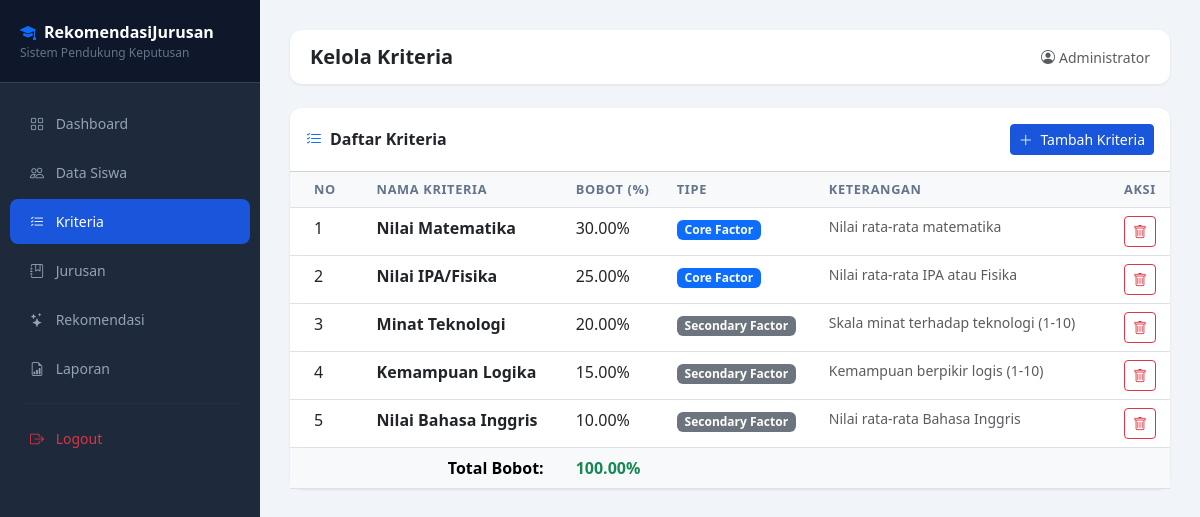
Screenshot of /kriteria.php (signed in) with the database file from the repository.
### tables this page shows
CREATE TABLE IF NOT EXISTS kriteria (
    id INT AUTO_INCREMENT PRIMARY KEY,
    nama_kriteria VARCHAR(100) NOT NULL,
    bobot DECIMAL(5,2) NOT NULL,
    tipe ENUM('core_factor', 'secondary_factor') NOT NULL,
    keterangan TEXT
);

### kriteria.php (the view, shortened to what this page needs)
<?php
require_once 'includes/config.php';
$kriteriaList = mysqli_query($conn, "SELECT * FROM kriteria ORDER BY tipe, id");
$totalBobot   = mysqli_fetch_row(mysqli_query($conn, "SELECT SUM(bobot) FROM kriteria"))[0];
require_once 'includes/header.php';
?>
<div class="card">
    <div class="card-header bg-white py-3 d-flex justify-content-between align-items-center">
        <h6 class="mb-0 fw-semibold"><i class="bi bi-list-check me-2 text-primary"></i>Daftar Kriteria</h6>
        <button class="btn btn-primary btn-sm" data-bs-toggle="modal" data-bs-target="#modalTambah">
            <i class="bi bi-plus-lg me-1"></i> Tambah Kriteria
        </button>
    </div>
    <div class="card-body p-0">
        <div class="table-responsive">
            <table class="table table-hover mb-0">
                <thead class="table-light">
                    <tr>
                        <th class="px-4">No</th>
                        <th>Nama Kriteria</th>
                        <th>Bobot (%)</th>
                        <th>Tipe</th>
                        <th>Keterangan</th>
                        <th>Aksi</th>
                    </tr>
                </thead>
                <tbody>
                    <?php $no=1; while ($k = mysqli_fetch_assoc($kriteriaList)): ?>
                    <tr>
                        <td class="px-4"><?= $no++ ?></td>
                        <td class="fw-semibold"><?= htmlspecialchars($k['nama_kriteria']) ?></td>
                        <td><?= $k['bobot'] ?>%</td>
                        <td>
                            <span class="badge bg-<?= $k['tipe']=='core_factor'?'primary':'secondary' ?>">
                                <?= $k['tipe']=='core_factor'?'Core Factor':'Secondary Factor' ?>
                            </span>
                        </td>
                        <td class="text-muted small"><?= htmlspecialchars($k['keterangan']??'-') ?></td>
                        <td>
                            <form method="POST" class="d-inline" onsubmit="return confirm('Hapus kriteria ini?')">
                                <button class="btn btn-sm btn-outline-danger"><i class="bi bi-trash"></i></button>
                            </form>
                        </td>
                    </tr>
                    <?php endwhile; ?>
                </tbody>
                <tfoot class="table-light">
                    <tr>
                        <td colspan="2" class="px-4 fw-bold text-end">Total Bobot:</td>
                        <td class="fw-bold <?= $totalBobot==100?'text-success':'text-danger' ?>"><?= $totalBobot ?>%</td>
                        <td colspan="3"></td>
                    </tr>
                </tfoot>
            </table>
        </div>
    </div>
</div>
<?php require_once 'includes/footer.php'; ?>

### includes/header.php (style rules this page uses)
:root { --primary: #1a56db; --sidebar-bg: #1e293b; --sidebar-text: #94a3b8; --sidebar-active: #1a56db; }
body { background: #f1f5f9; font-family: 'Segoe UI', sans-serif; }
.card { border: none; border-radius: 12px; box-shadow: 0 1px 3px rgba(0,0,0,0.08); }
.card-header { border-radius: 12px 12px 0 0 !important; }
.btn-primary { background: var(--primary); border-color: var(--primary); }
.table th { font-size: 0.8rem; text-transform: uppercase; letter-spacing: 0.05em; color: #64748b; }

### rows the page displays
kriteria: nama_kriteria "Nilai Matematika", bobot "30.00", tipe "Core Factor", keterangan "Nilai rata-rata matematika"
kriteria: nama_kriteria "Nilai IPA/Fisika", bobot "25.00", tipe "Core Factor", keterangan "Nilai rata-rata IPA atau Fisika"
kriteria: nama_kriteria "Minat Teknologi", bobot "20.00", tipe "Secondary Factor", keterangan "Skala minat terhadap teknologi (1-10)"
kriteria: nama_kriteria "Kemampuan Logika", bobot "15.00", tipe "Secondary Factor", keterangan "Kemampuan berpikir logis (1-10)"
kriteria: nama_kriteria "Nilai Bahasa Inggris", bobot "10.00", tipe "Secondary Factor", keterangan "Nilai rata-rata Bahasa Inggris"

### other values shown
$pageTitle "Kelola Kriteria"
$_SESSION['admin_nama'] "Administrator"
$totalBobot "100.00"
